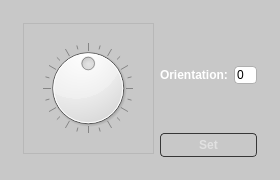
<?xml version="1.0" encoding="UTF-8"?>
<ui version="4.0">
 <class>CompassWidget</class>
 <widget class="QWidget" name="CompassWidget">
  <property name="geometry">
   <rect>
    <x>0</x>
    <y>0</y>
    <width>280</width>
    <height>180</height>
   </rect>
  </property>
  <property name="minimumSize">
   <size>
    <width>280</width>
    <height>180</height>
   </size>
  </property>
  <property name="maximumSize">
   <size>
    <width>300</width>
    <height>220</height>
   </size>
  </property>
  <property name="windowTitle">
   <string>Form</string>
  </property>
  <property name="styleSheet">
   <string notr="true">#CompassWidget {
background: rgba(200, 200, 200);
}

#frame{
padding: 3px;
background: qlineargradient(x1: 0, y1: 0, x2: 0, y2: 1,
stop: 0.0 rgba(95, 95, 95),
stop: 0.15 rgba(75, 75, 75),
stop: 0.9 rgba(95, 95, 95),
stop: 1.0 rgba(45, 45, 45));
border-radius: 4px;
}

QPushButton {
padding: 4px;
border-radius: 4px;
border: 1px solid rgba(55, 55, 55);
font-weight: bold;
background: qlineargradient(x1: 0, y1: 0, x2: 0, y2: 1,
stop: 0.01 rgba(120, 120, 120),
stop: 0.05 rgba(150, 150, 150),
stop: 0.5 rgba(120, 120, 120),
stop: 0.52 rgba(80, 80, 80),
stop: 0.9 rgba(50, 50, 50),
stop: 1.0 rgba(50, 50, 50));
color: rgba(225, 225, 225);
}

QPushButton:pressed {
background: qlineargradient(x1:0, y1:0, x2: 0, y2:1,
stop: 0.0 rgba(25, 25, 25),
stop: 0.05 rgba(25, 25, 25),
stop: 0.15 rgba(75, 75, 75),
stop: 0.85 rgba(25, 25, 25),
stop: 1.0 rgba(0, 0, 0));
color: rgba(200, 200, 200);
}

QLineEdit {
border: 1px solid rgba(175, 175, 175);
background: rgba(255, 255, 255);
border-radius: 4px;
}

QLabel {
color: white;
font-weight: bold;
}</string>
  </property>
  <layout class="QGridLayout" name="gridLayout_3">
   <item row="0" column="0">
    <widget class="QFrame" name="frame">
     <property name="styleSheet">
      <string notr="true"/>
     </property>
     <property name="frameShape">
      <enum>QFrame::StyledPanel</enum>
     </property>
     <property name="frameShadow">
      <enum>QFrame::Raised</enum>
     </property>
     <layout class="QGridLayout" name="gridLayout">
      <item row="0" column="1">
       <widget class="QLabel" name="label">
        <property name="text">
         <string>Orientation:</string>
        </property>
       </widget>
      </item>
      <item row="0" column="2">
       <widget class="QLineEdit" name="lineEdit">
        <property name="inputMask">
         <string>999; </string>
        </property>
        <property name="text">
         <string>0</string>
        </property>
       </widget>
      </item>
      <item row="1" column="1" colspan="2">
       <widget class="QPushButton" name="orientationButton">
        <property name="text">
         <string>Set</string>
        </property>
       </widget>
      </item>
      <item row="0" column="0">
       <widget class="QFrame" name="background">
        <property name="minimumSize">
         <size>
          <width>131</width>
          <height>131</height>
         </size>
        </property>
        <property name="maximumSize">
         <size>
          <width>131</width>
          <height>131</height>
         </size>
        </property>
        <property name="styleSheet">
         <string notr="true">QFrame{
background-image: url(./plugins/compassBackground.png);
}</string>
        </property>
        <property name="frameShape">
         <enum>QFrame::StyledPanel</enum>
        </property>
        <property name="frameShadow">
         <enum>QFrame::Raised</enum>
        </property>
        <layout class="QGridLayout" name="gridLayout_2">
         <item row="0" column="0">
          <widget class="QDial" name="dial">
           <property name="minimumSize">
            <size>
             <width>90</width>
             <height>90</height>
            </size>
           </property>
           <property name="maximumSize">
            <size>
             <width>90</width>
             <height>90</height>
            </size>
           </property>
           <property name="styleSheet">
            <string notr="true">background-color: qradialgradient(spread:pad, cx:0.5, cy:0.5, radius:0.5, fx:0.5,
 fy:0.5, stop:0.551136 rgba(7, 114, 255, 0), stop:0.994318 rgba(15, 183, 255, 255), stop:1 rgba(255, 255, 255, 255)); \n color: white;</string>
           </property>
           <property name="maximum">
            <number>359</number>
           </property>
           <property name="value">
            <number>180</number>
           </property>
           <property name="orientation">
            <enum>Qt::Vertical</enum>
           </property>
           <property name="wrapping">
            <bool>true</bool>
           </property>
           <property name="notchTarget">
            <double>15.000000000000000</double>
           </property>
           <property name="notchesVisible">
            <bool>true</bool>
           </property>
          </widget>
         </item>
        </layout>
       </widget>
      </item>
     </layout>
    </widget>
   </item>
  </layout>
 </widget>
 <resources/>
 <connections/>
</ui>
